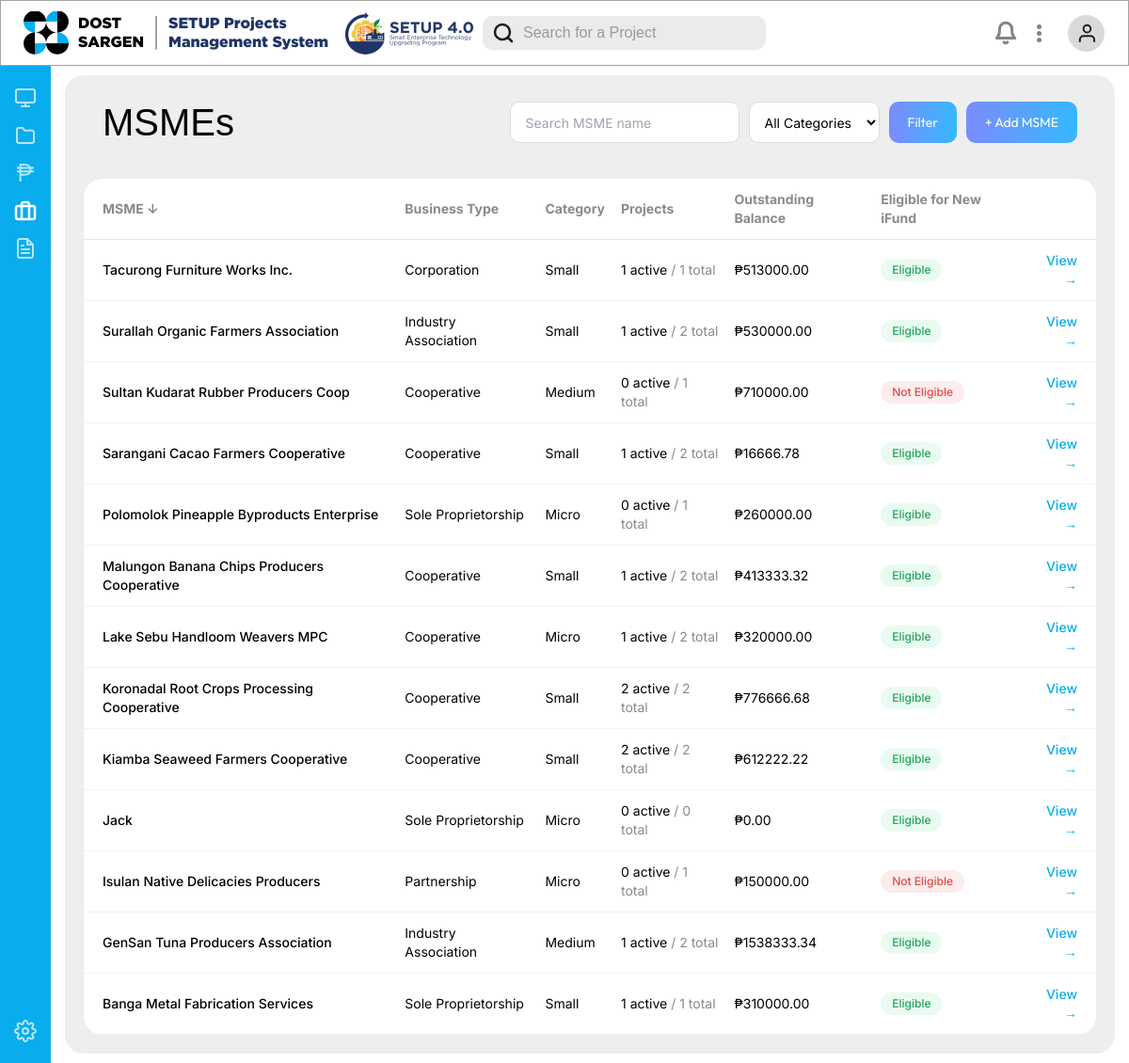
The page /msmes/?q=&category=&sort=-name on the database its author committed.
### monitoring/models.py (models this page shows, shortened)
class Cooperator(models.Model):
    BUSINESS_TYPE_CHOICES = [
        ('sole_proprietorship', 'Sole Proprietorship'),
        ('partnership', 'Partnership'),
        ('corporation', 'Corporation'),
        ('cooperative', 'Cooperative'),
        ('industry_association', 'Industry Association'),
        ('lgu', 'Local Government Unit'),
        ('suc', 'State University/College'),
        ('other', 'Other'),
    ]
    ENTERPRISE_CATEGORY_CHOICES = [
        ('micro', 'Micro'),
        ('small', 'Small'),
        ('medium', 'Medium'),
    ]
    DEVELOPMENT_STAGE_CHOICES = [
        ('developing', 'Developing Enterprise'),
        ('growing', 'Growing Enterprise'),
        ('expanding', 'Expanding and Innovating Enterprise'),
    ]
    name = models.CharField(max_length=255)
    business_type = models.CharField(max_length=30, choices=BUSINESS_TYPE_CHOICES)
    enterprise_category = models.CharField(max_length=10, choices=ENTERPRISE_CATEGORY_CHOICES, blank=True)
    development_stage = models.CharField(max_length=15, choices=DEVELOPMENT_STAGE_CHOICES, blank=True)
    priority_sector = models.CharField(max_length=100, blank=True)
    address = models.CharField(max_length=255, blank=True)
    contact_person = models.CharField(max_length=255, blank=True)
    contact_number = models.CharField(max_length=50, blank=True)
    email = models.EmailField(blank=True)
    dti_sec_cda_registration_no = models.CharField(
        "DTI/SEC/CDA Registration No.", max_length=100, blank=True
    )
    filipino_ownership_percent = models.DecimalField(
        max_digits=5, decimal_places=2, default=Decimal("100.00"),
        help_text="Must be at least 60% per eligibility requirements."
    )
    has_outstanding_accountabilities = models.BooleanField(default=False)
    is_export_firm = models.BooleanField(
        "Export Firm", default=False,
        help_text="Whether this MSME is engaged in exporting.",
    )
    created_at = models.DateTimeField(auto_now_add=True)
    updated_at = models.DateTimeField(auto_now=True)
    class Meta:
        verbose_name = "MSME"
        verbose_name_plural = "MSMEs"
    @property
    def is_eligible_for_new_ifund(self):
        return (
            not self.has_outstanding_accountabilities
            and self.filipino_ownership_percent >= Decimal("60.00")
        )
    @property
    def active_projects(self):
        return self.projects.filter(
            status__in=[Project.Status.PHASE_1, Project.Status.PHASE_2]
        )
    @property
    def total_outstanding_balance(self):
        return sum((p.remaining_balance for p in self.projects.all()), Decimal("0"))

### monitoring/views.py (the view)
# urls.py: path('msmes/', views.msme_list, name='msme_list'),
def msme_list(request):
    msmes = Cooperator.objects.all()
    query = request.GET.get('q', '').strip()
    if query:
        msmes = msmes.filter(name__icontains=query)
    category_filter = request.GET.get('category', '')
    if category_filter:
        msmes = msmes.filter(enterprise_category=category_filter)
    msmes = msmes.order_by('name').prefetch_related('projects')
    rows = [
        {
            "msme": m,
            "total_projects": m.projects.count(),
            "active_projects": m.active_projects.count(),
            "outstanding_balance": m.total_outstanding_balance,
        }
        for m in msmes
    ]
    MSME_SORT_KEYS = {
        "name": lambda r: r["msme"].name.lower(),
        "business_type": lambda r: r["msme"].get_business_type_display().lower(),
        "category": lambda r: (r["msme"].get_enterprise_category_display() or "").lower(),
        "projects": lambda r: r["total_projects"],
        "balance": lambda r: r["outstanding_balance"],
    }
    sort = request.GET.get('sort', 'name')
    sort_field = sort[1:] if sort.startswith('-') else sort
    sort_reverse = sort.startswith('-')
    sort_key = MSME_SORT_KEYS.get(sort_field, MSME_SORT_KEYS['name'])
    rows = sorted(rows, key=sort_key, reverse=sort_reverse)
    context = {
        "active_page": "msmes",
        "rows": rows,
        "query": query,
        "category_filter": category_filter,
        "category_choices": Cooperator.ENTERPRISE_CATEGORY_CHOICES,
        "sort": sort,
    }
    return render(request, "monitoring/msme_list.html", context)

### monitoring/models.py (called while the page is built)
    @property
    def total_refunded(self):
        return self.refund_payments.aggregate(
            total=models.Sum('amount_paid')
        )['total'] or Decimal("0")

    @property
    def remaining_balance(self):
        return self.total_ifund_amount - self.total_refunded

### monitoring/templates/monitoring/msme_list.html (shortened to what this page needs)
{% extends "monitoring/base.html" %}
{% load static %}
{% block content %}
<div class="flex min-h-full flex-col gap-2.5 rounded-[20px] bg-[#eeeeee]">
    <div class="flex flex-wrap items-center gap-x-2.5 gap-y-4 p-[20px]">
        <h1 class="shrink-0 pl-5 text-left font-['Arial-Regular',_sans-serif] text-[40px] text-black">
            MSMEs
        </h1>
        <div class="flex flex-1 flex-wrap items-center justify-end gap-2.5 px-5 min-w-0">
            <form method="get"
                hx-get="{% url 'msme_list' %}" hx-target="#msmes-table-container" hx-select="#msmes-table-container" hx-swap="outerHTML" hx-push-url="true"
                class="flex flex-wrap items-center gap-2.5 min-w-0">
                <input
                    type="text" name="q" value="{{ query }}" placeholder="Search MSME name"
                    class="h-11 flex-1 min-w-[200px] max-w-[320px] rounded-[10px] bg-white border border-[#dcdcdc] px-4 font-['Inter',_sans-serif] text-sm text-black"
                >
                <select name="category" class="h-11 rounded-[10px] bg-white border border-[#dcdcdc] px-3 font-['Inter',_sans-serif] text-sm text-black">
                    <option value="">All Categories</option>
                </select>
                <button
                    type="submit"
                    class="h-11 rounded-[10px] px-5 font-['Outfit',_sans-serif] text-sm text-white transition-all duration-200 hover:scale-[1.04] hover:shadow-lg hover:brightness-110 active:scale-95"
                    style="background: linear-gradient(270deg, rgba(53,185,254,1) 0%, rgba(123,139,253,1) 100%);"
                >
                    Filter
                </button>
            </form>
            <a href="{% url 'msme_create' %}"
                class="h-11 flex items-center rounded-[10px] px-5 font-['Outfit',_sans-serif] text-sm text-white transition-all duration-200 hover:scale-[1.04] hover:shadow-lg hover:brightness-110 active:scale-95"
                style="background: linear-gradient(270deg, rgba(53,185,254,1) 0%, rgba(123,139,253,1) 100%);">
                + Add MSME
            </a>
        </div>
    </div>
    <div id="msmes-table-container" class="rounded-[20px] bg-white mx-5 mb-5 overflow-x-auto">
        <table class="w-full text-left font-['Inter',_sans-serif] text-sm">
            <thead>
                <tr class="border-b border-[#e5e5e5] text-[#8a8a8a]">
                    <th class="py-3 pl-5 pr-4">
                        <a href="?q={{ query }}&category={{ category_filter }}&sort={% if sort == 'name' %}-name{% else %}name{% endif %}"
                            hx-get="{% url 'msme_list' %}?q={{ query }}&category={{ category_filter }}&sort={% if sort == 'name' %}-name{% else %}name{% endif %}"
                            hx-target="#msmes-table-container" hx-select="#msmes-table-container" hx-swap="outerHTML" hx-push-url="true"
                            class="hover:text-black transition-colors duration-150">
                            MSME {% if sort == 'name' %}↑{% elif sort == '-name' %}↓{% endif %}
                        </a>
                    </th>
                    <th class="py-3 pr-4">
                        <a href="?q={{ query }}&category={{ category_filter }}&sort={% if sort == 'business_type' %}-business_type{% else %}business_type{% endif %}"
                            hx-get="{% url 'msme_list' %}?q={{ query }}&category={{ category_filter }}&sort={% if sort == 'business_type' %}-business_type{% else %}business_type{% endif %}"
                            hx-target="#msmes-table-container" hx-select="#msmes-table-container" hx-swap="outerHTML" hx-push-url="true"
                            class="hover:text-black transition-colors duration-150">
                            Business Type {% if sort == 'business_type' %}↑{% elif sort == '-business_type' %}↓{% endif %}
                        </a>
                    </th>
                    <th class="py-3 pr-4">
                        <a href="?q={{ query }}&category={{ category_filter }}&sort={% if sort == 'category' %}-category{% else %}category{% endif %}"
                            hx-get="{% url 'msme_list' %}?q={{ query }}&category={{ category_filter }}&sort={% if sort == 'category' %}-category{% else %}category{% endif %}"
                            hx-target="#msmes-table-container" hx-select="#msmes-table-container" hx-swap="outerHTML" hx-push-url="true"
                            class="hover:text-black transition-colors duration-150">
                            Category {% if sort == 'category' %}↑{% elif sort == '-category' %}↓{% endif %}
                        </a>
                    </th>
                    <th class="py-3 pr-4">
                        <a href="?q={{ query }}&category={{ category_filter }}&sort={% if sort == 'projects' %}-projects{% else %}projects{% endif %}"
                            hx-get="{% url 'msme_list' %}?q={{ query }}&category={{ category_filter }}&sort={% if sort == 'projects' %}-projects{% else %}projects{% endif %}"
                            hx-target="#msmes-table-container" hx-select="#msmes-table-container" hx-swap="outerHTML" hx-push-url="true"
                            class="hover:text-black transition-colors duration-150">
                            Projects {% if sort == 'projects' %}↑{% elif sort == '-projects' %}↓{% endif %}
                        </a>
                    </th>
                    <th class="py-3 pr-4">
                        <a href="?q={{ query }}&category={{ category_filter }}&sort={% if sort == 'balance' %}-balance{% else %}balance{% endif %}"
                            hx-get="{% url 'msme_list' %}?q={{ query }}&category={{ category_filter }}&sort={% if sort == 'balance' %}-balance{% else %}balance{% endif %}"
                            hx-target="#msmes-table-container" hx-select="#msmes-table-container" hx-swap="outerHTML" hx-push-url="true"
                            class="hover:text-black transition-colors duration-150">
                            Outstanding Balance {% if sort == 'balance' %}↑{% elif sort == '-balance' %}↓{% endif %}
                        </a>
                    </th>
                    <th class="py-3 pr-4">Eligible for New iFund</th>
                    <th class="py-3 pr-4"></th>
                </tr>
            </thead>
            <tbody>
                {% for row in rows %}
                <tr class="border-b border-[#f2f2f2] hover:bg-[#f8fafb]">
                    <td class="py-3 pl-5 pr-4 font-medium text-black">{{ row.msme.name }}</td>
                    <td class="py-3 pr-4">{{ row.msme.get_business_type_display }}</td>
                    <td class="py-3 pr-4">{{ row.msme.get_enterprise_category_display|default:"—" }}</td>
                    <td class="py-3 pr-4">
                        {{ row.active_projects }} active
                        <span class="text-[#8a8a8a]">/ {{ row.total_projects }} total</span>
                    </td>
                    <td class="py-3 pr-4">₱{{ row.outstanding_balance|floatformat:2 }}</td>
                    <td class="py-3 pr-4">
                        {% if row.msme.is_eligible_for_new_ifund %}
                        <span class="inline-block rounded-full bg-[#E9FBF0] px-3 py-1 text-xs font-medium text-[#22A559]">Eligible</span>
                        {% else %}
                        <span class="inline-block rounded-full bg-[#FDECEC] px-3 py-1 text-xs font-medium text-[#E24C4C]">Not Eligible</span>
                        {% endif %}
                    </td>
                    <td class="py-3 pr-5 text-right">
                        <a href="{% url 'msme_detail' row.msme.pk %}" class="text-[#09ACED] font-medium hover:underline transition-colors duration-150">
                            View →
                        </a>
                    </td>
                </tr>
                {% empty %}
                <tr>
                    <td colspan="7" class="py-6 pl-5 text-[#8a8a8a]">No MSMEs match your filters.</td>
                </tr>
                {% endfor %}
            </tbody>
        </table>
    </div>
</div>
{% endblock %}

### rows shown on the page
Cooperator: msme.name "Tacurong Furniture Works Inc.", msme.business_type "Corporation", msme.enterprise_category "Small", active_projects "1", total_projects "1", outstanding_balance "513000.00", has_outstanding_accountabilities "Eligible"
Cooperator: msme.name "Surallah Organic Farmers Association", msme.business_type "Industry Association", msme.enterprise_category "Small", active_projects "1", total_projects "2", outstanding_balance "530000.00", has_outstanding_accountabilities "Eligible"
Cooperator: msme.name "Sultan Kudarat Rubber Producers Coop", msme.business_type "Cooperative", msme.enterprise_category "Medium", active_projects "0", total_projects "1", outstanding_balance "710000.00", has_outstanding_accountabilities "Not Eligible"
Cooperator: msme.name "Sarangani Cacao Farmers Cooperative", msme.business_type "Cooperative", msme.enterprise_category "Small", active_projects "1", total_projects "2", outstanding_balance "16666.78", has_outstanding_accountabilities "Eligible"
Cooperator: msme.name "Polomolok Pineapple Byproducts Enterprise", msme.business_type "Sole Proprietorship", msme.enterprise_category "Micro", active_projects "0", total_projects "1", outstanding_balance "260000.00", has_outstanding_accountabilities "Eligible"
Cooperator: msme.name "Malungon Banana Chips Producers Cooperative", msme.business_type "Cooperative", msme.enterprise_category "Small", active_projects "1", total_projects "2", outstanding_balance "413333.32", has_outstanding_accountabilities "Eligible"
Cooperator: msme.name "Lake Sebu Handloom Weavers MPC", msme.business_type "Cooperative", msme.enterprise_category "Micro", active_projects "1", total_projects "2", outstanding_balance "320000.00", has_outstanding_accountabilities "Eligible"
Cooperator: msme.name "Koronadal Root Crops Processing Cooperative", msme.business_type "Cooperative", msme.enterprise_category "Small", active_projects "2", total_projects "2", outstanding_balance "776666.68", has_outstanding_accountabilities "Eligible"
Cooperator: msme.name "Kiamba Seaweed Farmers Cooperative", msme.business_type "Cooperative", msme.enterprise_category "Small", active_projects "2", total_projects "2", outstanding_balance "612222.22", has_outstanding_accountabilities "Eligible"
Cooperator: msme.name "Jack", msme.business_type "Sole Proprietorship", msme.enterprise_category "Micro", active_projects "0", total_projects "0", outstanding_balance "0.00", has_outstanding_accountabilities "Eligible"
Cooperator: msme.name "Isulan Native Delicacies Producers", msme.business_type "Partnership", msme.enterprise_category "Micro", active_projects "0", total_projects "1", outstanding_balance "150000.00", has_outstanding_accountabilities "Not Eligible"
Cooperator: msme.name "GenSan Tuna Producers Association", msme.business_type "Industry Association", msme.enterprise_category "Medium", active_projects "1", total_projects "2", outstanding_balance "1538333.34", has_outstanding_accountabilities "Eligible"
Cooperator: msme.name "Banga Metal Fabrication Services", msme.business_type "Sole Proprietorship", msme.enterprise_category "Small", active_projects "1", total_projects "1", outstanding_balance "310000.00", has_outstanding_accountabilities "Eligible"
